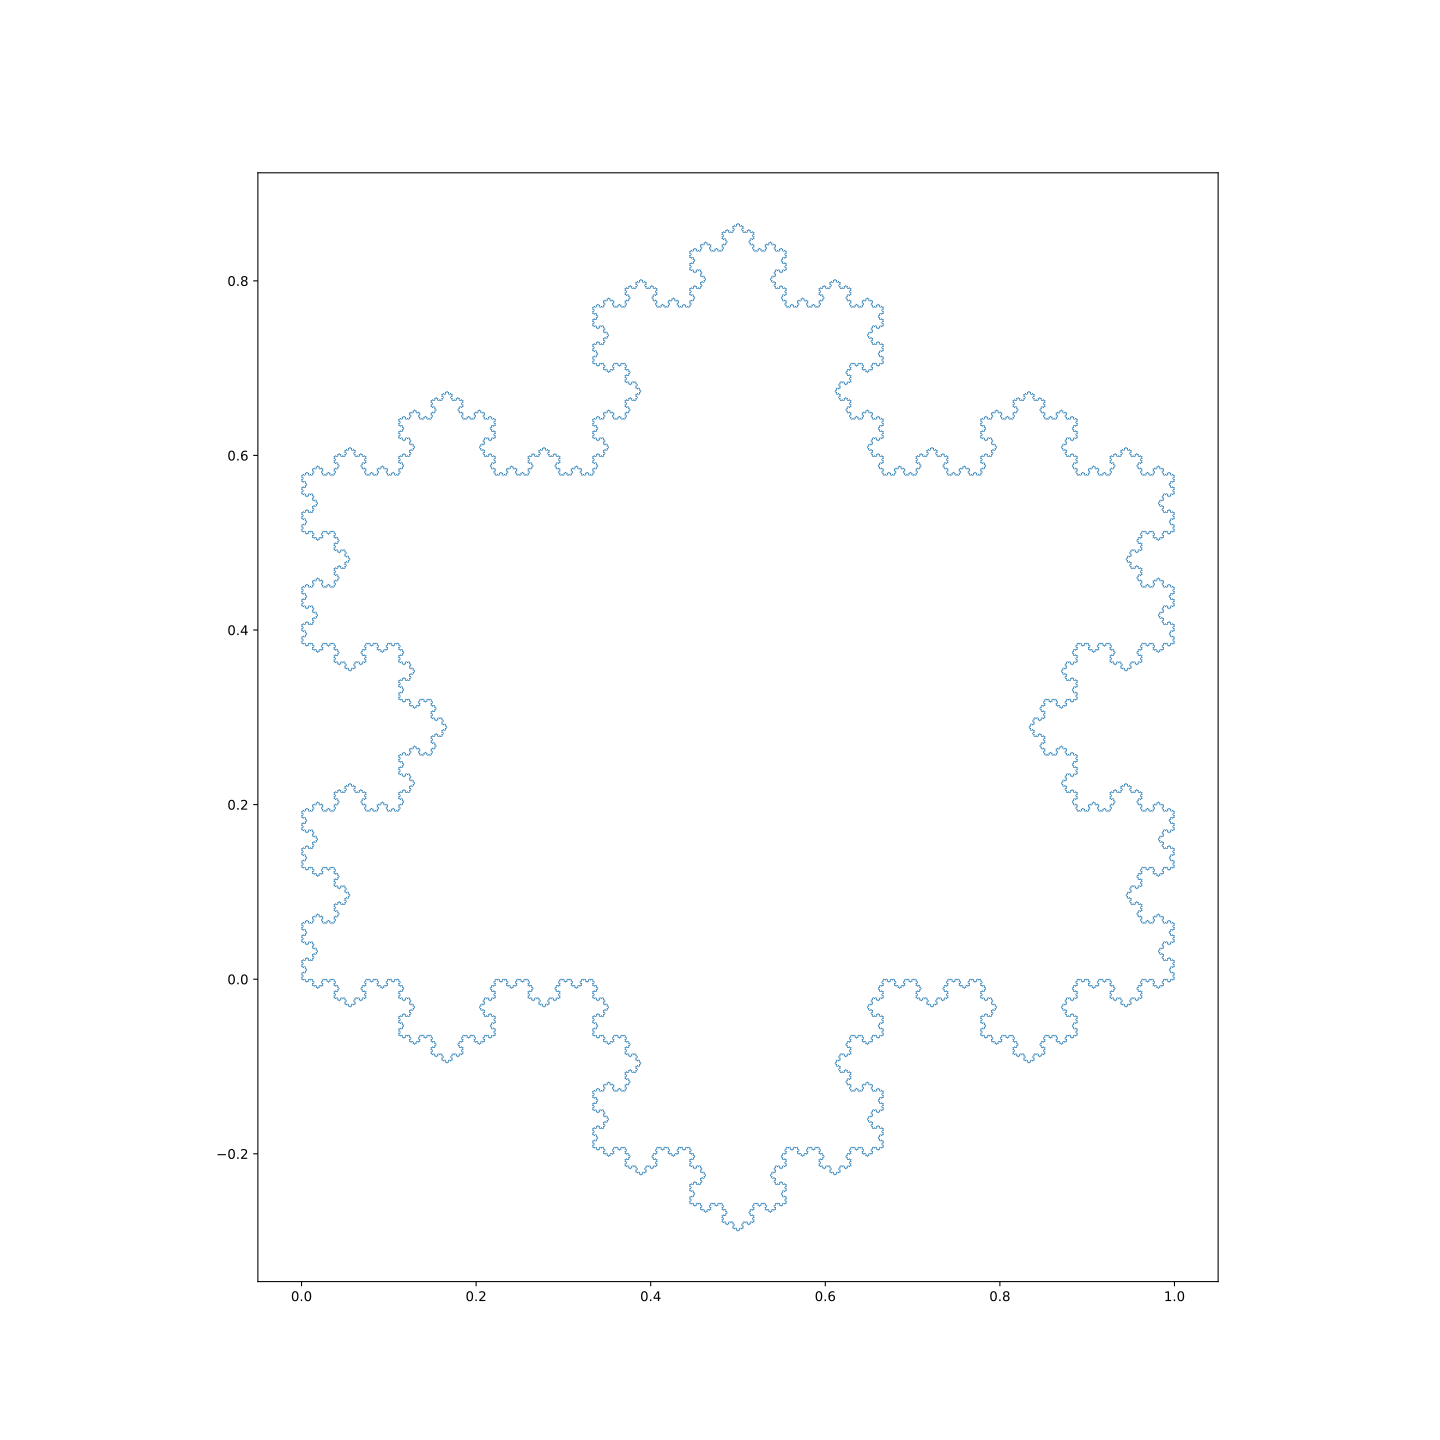

Python code for this plot:
from matplotlib import pyplot as plt

class Vector2D:
    def __init__(self, x_init, y_init):
        self.x = x_init
        self.y = y_init

    def __add__(self, other):
        if isinstance(other, Vector2D):
            return Vector2D(self.x + other.x, self.y + other.y)
        return Vector2D(self.x + other, self.y + other)
    __radd__ = __add__

    def __sub__(self, other):
        if isinstance(other, Vector2D):
            return Vector2D(self.x - other.x, self.y - other.y)
        return Vector2D(self.x - other, self.y - other)
    __rsub__ = __sub__

    def __mul__(self, scalar):
        return Vector2D(self.x * scalar, self.y * scalar)
    __rmul__ = __mul__

    def __str__(self):
        return "Vector2D(" + str(self.x) + ", " + str(self.y) + ")"

    def normal(self):
        return Vector2D(-self.y, self.x)

    def __iter__(self):
        return iter((self.x, self.y))

def get_triangle_points(point_1, point_2):
    return [ 2/3 * point_1 + 1/3 * point_2,
             0.5 * (point_1 + point_2 + 3**0.5/3 * (point_2 - point_1).normal()),
             1/3 * point_1 + 2/3 * point_2 ]

def koch_snowflake(level):
    points = [ Vector2D(x, y) for x, y in [(0, 0), (0.5, 3**0.5/2), (1, 0), (0,0) ] ]
    for _ in range(level):
        new_points = [ points[0] ]
        for i in range(len(points) - 1):
            new_points.extend(get_triangle_points(points[i], points[i+1]))
            new_points.append(points[i+1])
        points = new_points
    return map(list, zip(*points))

def main():
    points_x, points_y = koch_snowflake(6)

    with open('snowflake.txt', 'w') as file:
        for x, y in zip(points_x, points_y):
            file.write(str(x) + ' ' + str(y) + '\n')

    fig = plt.figure(figsize=(15, 15))
    plt.plot(points_x, points_y, linewidth=0.5)
    plt.gca().set_aspect('equal')
    plt.savefig('snowflake.svg')
    plt.show()

if __name__ == '__main__':
    main()
